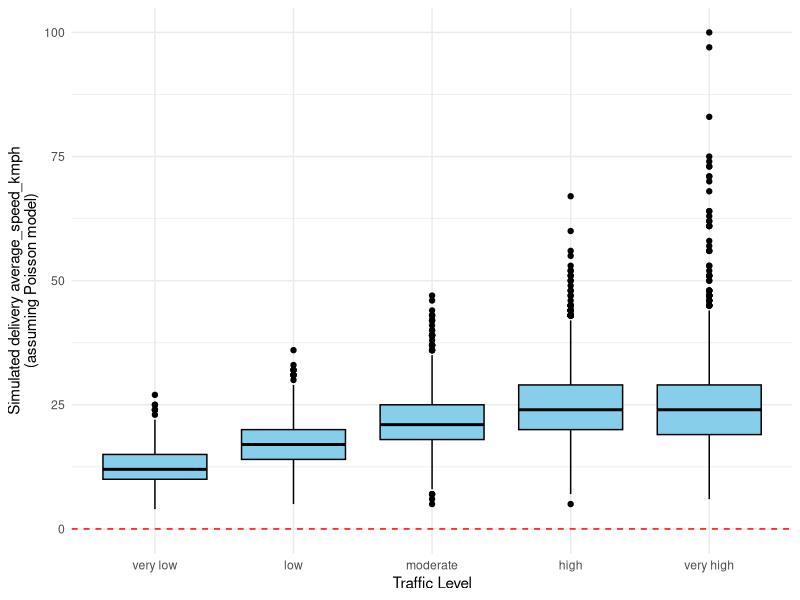
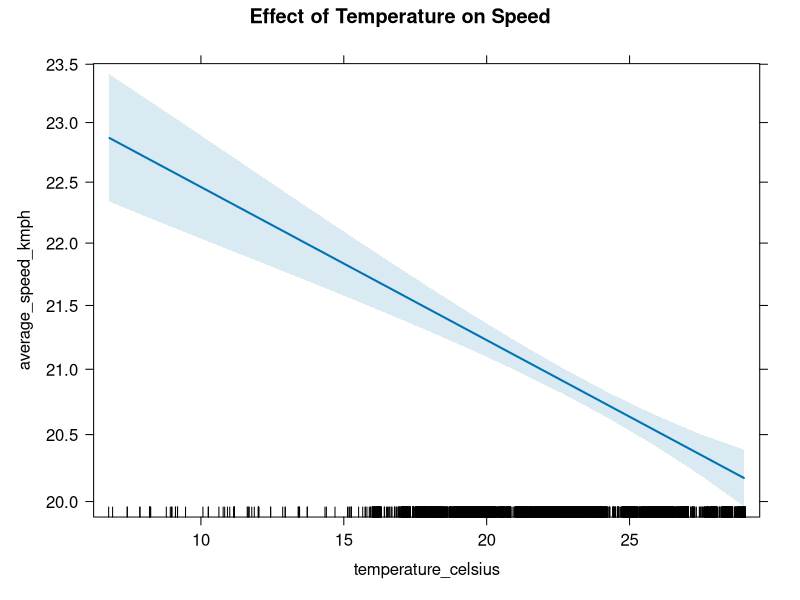
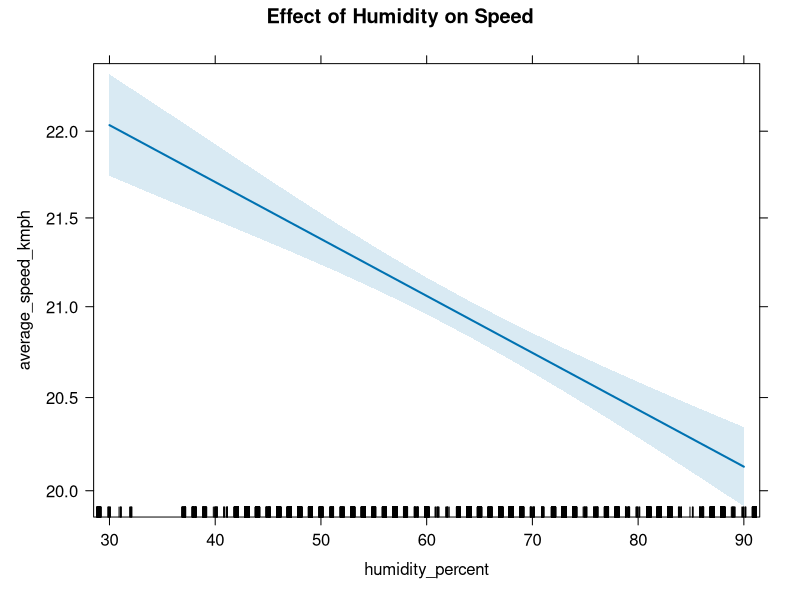
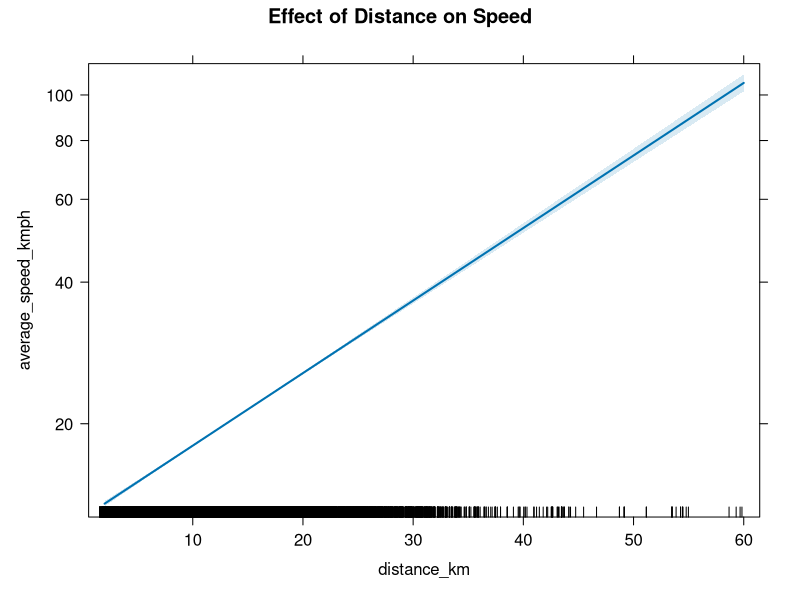
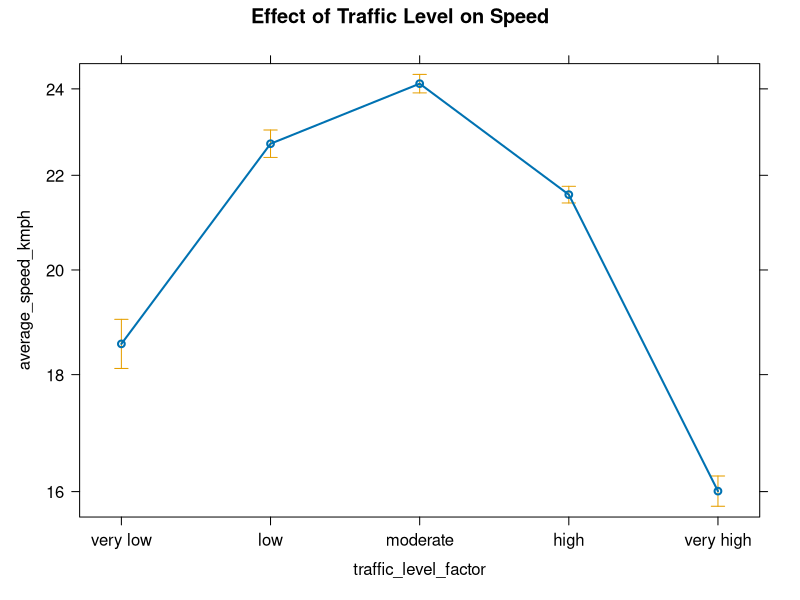
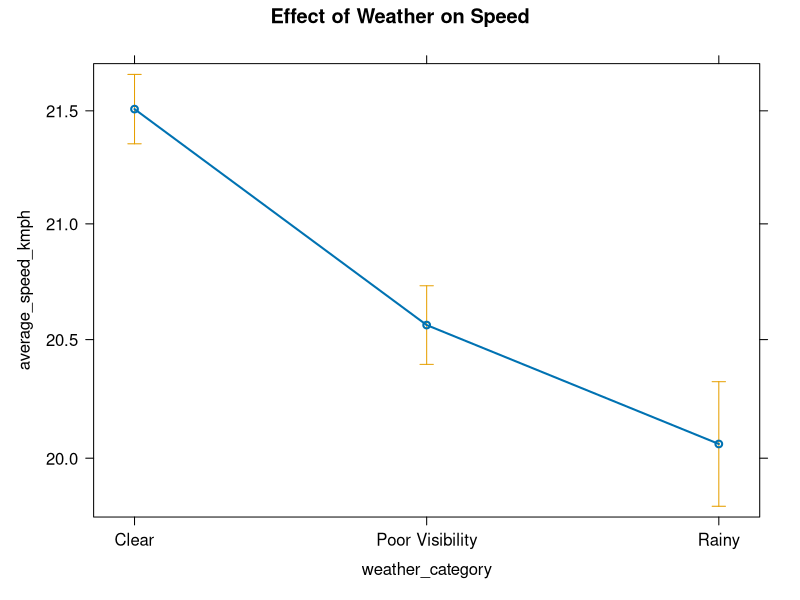
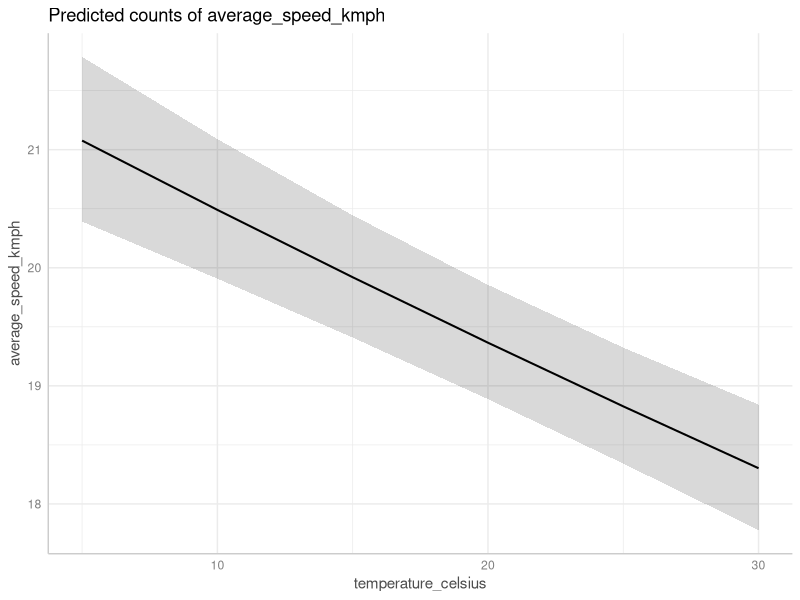
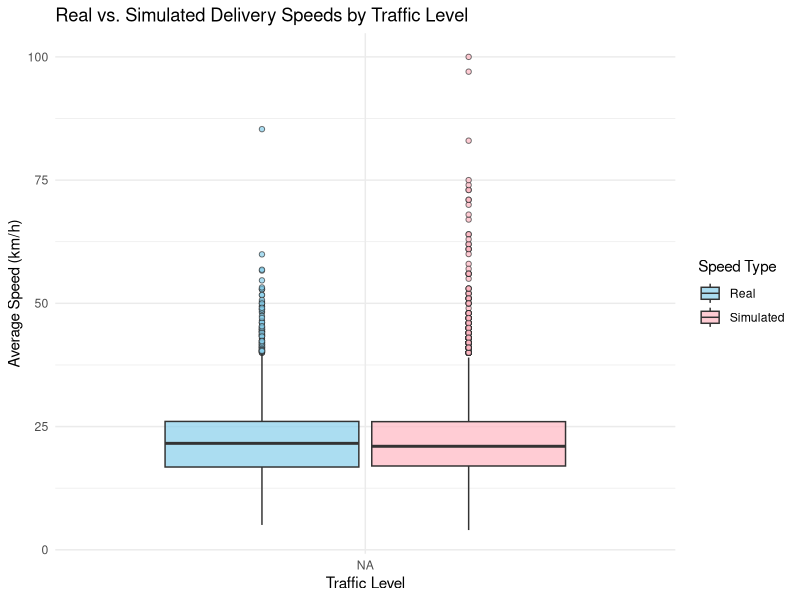

Generate these figures, in order, with R: (Note: this script raises an error after producing the figures.)
getwd()
# Generalised Linear Model Poisson – Regression on average_speed_kmph
library(dplyr)
df_clean <- read.csv("../data/cleaned_data.csv")
dim(df_clean)
head(df_clean)
summary(df_clean)
# checking traffic_level_factor
table(df_clean$traffic_level_factor, useNA = "always")
levels(df_clean$traffic_level_factor)
summary(df_clean$traffic_level_factor)

df_clean <- df_clean %>%
  mutate(
    traffic_level_factor = factor(traffic_level_factor),
    vehicle_type_factor = factor(vehicle_type_factor),
    weather_category = factor(weather_category)
  )

levels(df_clean$traffic_level_factor)
str(df_clean$traffic_level_factor)


# Fix factor ordering in the original dataframe
df_clean$traffic_level_factor <- factor(
  df_clean$traffic_level_factor,
  levels = c("very low", "low", "moderate", "high", "very high"),
  ordered = TRUE
)

sapply(df_clean[, c("traffic_level_factor", "vehicle_type_factor", "weather_category")], levels)

#  Convert to unordered factor
df_clean$traffic_level_factor <- factor(df_clean$traffic_level_factor, ordered = FALSE)
#  Set the reference level
df_clean$traffic_level_factor <- relevel(df_clean$traffic_level_factor, ref = "very low")

# regression with glm poisson model
poisson.model.test <- glm(
  average_speed_kmph ~ courier_age_years + temperature_celsius + humidity_percent +
    precipitation_mm + distance_km + traffic_level_factor + vehicle_type_factor,
  data = df_clean,
  family = poisson(link = "log")
)

# check model summary
summary(poisson.model.test)

# Refine the Poisson regression by removing unnecessary variables.
# regression with glm poisson model
poisson.model <- glm(
  average_speed_kmph ~ temperature_celsius + humidity_percent + distance_km + traffic_level_factor +
    weather_category,
  data = df_clean,
  family = poisson(link="log")
)

# check model summary
summary(poisson.model)

# print the regression formula with coefficients
cat("Log(average_speed_kmph) = ", paste0(
  round(coef(poisson.model)[1], 3), " + ",
  paste0(names(coef(poisson.model))[-1], " * ", round(coef(poisson.model)[-1], 3), collapse = " + ")
))


# simulate some data from this model
library(ggplot2)
set.seed(2)
sim.data.average_speed_kmph.Poisson <- simulate(poisson.model)
names(sim.data.average_speed_kmph.Poisson) <- "sim_average_speed_kmph"
NROW(sim.data.average_speed_kmph.Poisson)
head(sim.data.average_speed_kmph.Poisson)
tail(sim.data.average_speed_kmph.Poisson)
# Combine simulated data with traffic level info
df_plot <- data.frame(
  Traffic_Level = df_clean$traffic_level_factor,
  sim_average_speed_kmph = sim.data.average_speed_kmph.Poisson$sim_average_speed_kmph
)

# set order of traffic levels
df_plot$Traffic_Level <- factor(df_plot$Traffic_Level,
    levels = c("very low", "low", "moderate", "high", "very high")
    )

# Create the boxplot grouped by traffic level
ggplot(df_plot, aes(x = Traffic_Level, y = sim_average_speed_kmph)) +
  geom_boxplot(fill = "skyblue", color = "black") +
  geom_hline(yintercept = 0, linetype = "dashed", color = "red") +
  ylab("Simulated delivery average_speed_kmph\n(assuming Poisson model)") +
  xlab("Traffic Level") +
  theme_minimal()

library(effects)

# Compute effects
eff <- allEffects(poisson.model)

# Fix x-axis factor level order
eff[["traffic_level_factor"]]$x$traffic_level_factor <- factor(
  eff[["traffic_level_factor"]]$x$traffic_level_factor,
  levels = c("very low", "low", "moderate", "high", "very high"),
  ordered = TRUE
)

# Fix internal effect levels as well
eff[["traffic_level_factor"]]$xlevels$traffic_level_factor <- c("very low", "low", "moderate", "high", "very high")

# Now plot
#plot(eff, multiline = TRUE)

# Plot each effect individually
plot(eff[["temperature_celsius"]], main = "Effect of Temperature on Speed")
plot(eff[["humidity_percent"]], main = "Effect of Humidity on Speed")
plot(eff[["distance_km"]], main = "Effect of Distance on Speed")
plot(eff[["traffic_level_factor"]], main = "Effect of Traffic Level on Speed")
plot(eff[["weather_category"]], main = "Effect of Weather on Speed")

library(ggeffects)
plot(ggpredict(poisson.model, terms = "temperature_celsius"))


# Create combined data frame for plotting
df_plot_combined <- bind_rows(
  df_clean %>%
    select(Traffic_Level = traffic_level_factor, speed = average_speed_kmph) %>%
    mutate(Type = "Real"),
  
  data.frame(
    Traffic_Level = df_clean$traffic_level_factor,
    speed = sim.data.average_speed_kmph.Poisson$sim_average_speed_kmph,
    Type = "Simulated"
  )
)

# ensures the plot uses the correct order
df_plot_combined$Traffic_Level <- factor(
  df_plot_combined$Traffic_Level,
  levels = c("Very Low", "Low", "Moderate", "High", "Very High"),
  ordered = TRUE
)

# Plot grouped boxplot
ggplot(df_plot_combined, aes(x = Traffic_Level, y = speed, fill = Type)) +
  geom_boxplot(outlier.shape = 21, alpha = 0.7, position = position_dodge(width = 0.8)) +
  scale_fill_manual(values = c("Real" = "skyblue", "Simulated" = "lightpink")) +
  labs(
    title = "Real vs. Simulated Delivery Speeds by Traffic Level",
    x = "Traffic Level",
    y = "Average Speed (km/h)",
    fill = "Speed Type"
  ) +
  theme_minimal()

# Create combined data frame for plotting by weather category
df_plot_weather <- bind_rows(
  df_clean %>%
    select(Weather = weather_category, speed = average_speed_kmph) %>%
    mutate(Type = "Real"),
  
  data.frame(
    Weather = df_clean$weather_category,
    speed = sim.data.average_speed_kmph.Poisson$sim_average_speed_kmph,
    Type = "Simulated"
  )
)

# Ensure correct factor level order
df_plot_weather$Weather <- factor(df_plot_weather$Weather,
                                  levels = c("Clear", "Poor Visibility", "Rainy"),
                                  ordered = TRUE)

# Plot grouped boxplot for weather category
ggplot(df_plot_weather, aes(x = Weather, y = speed, fill = Type)) +
  geom_boxplot(outlier.shape = 21, alpha = 0.7, position = position_dodge(width = 0.8)) +
  scale_fill_manual(values = c("Real" = "skyblue", "Simulated" = "lightpink")) +
  labs(
    title = "Real vs. Simulated Delivery Speeds by Weather Category",
    x = "Weather Category",
    y = "Average Speed (km/h)",
    fill = "Speed Type"
  ) +
  theme_minimal()

# comparision real speed value vs predicted speed value
# 1. Predict average speed (on response scale)
df_clean$predicted_speed_kmph <- predict(poisson.model, type = "response")

# 2. Create a long-format comparison dataset
df_compare <- df_clean %>%
  select(traffic_level_factor, weather_category, 
         average_speed_kmph, predicted_speed_kmph) %>%
  pivot_longer(cols = c(average_speed_kmph, predicted_speed_kmph),
               names_to = "Type", values_to = "Speed")

# 3. Plot by traffic level
library(ggplot2)

ggplot(df_compare, aes(x = traffic_level_factor, y = Speed, fill = Type)) +
  geom_boxplot(position = position_dodge(0.8), alpha = 0.7) +
  scale_fill_manual(values = c("average_speed_kmph" = "skyblue", 
                               "predicted_speed_kmph" = "lightpink"),
                    labels = c("Observed", "Predicted")) +
  labs(title = "Observed vs. Predicted Speed by Traffic Level",
       x = "Traffic Level", y = "Speed (km/h)", fill = "Speed Type") +
  theme_minimal()

# visualize real speed vs. predicted speed scatter plot
# Add predicted speed to the dataset
df_clean$predicted_speed_kmph <- predict(poisson.model, type = "response")

# Scatter plot: predicted vs. real speed
library(ggplot2)

ggplot(df_clean, aes(x = predicted_speed_kmph, y = average_speed_kmph)) +
  geom_point(alpha = 0.4, color = "steelblue") +
  geom_abline(slope = 1, intercept = 0, color = "red", linetype = "dashed") +
  labs(
    title = "Observed vs. Predicted Delivery Speed",
    x = "Predicted Speed (km/h)",
    y = "Observed Speed (km/h)"
  ) +
  theme_minimal()

# residual analysis
# 1.compute residuals
df_clean$residuals_raw <- residuals(poisson.model, type = "response")   # raw residuals
df_clean$residuals_deviance <- residuals(poisson.model, type = "deviance")  # deviance residuals
df_clean$residuals_pearson <- residuals(poisson.model, type = "pearson")  # for overdispersion check

# 2. Plot: Predicted vs. Residuals
ggplot(df_clean, aes(x = predicted_speed_kmph, y = residuals_deviance)) +
  geom_point(alpha = 0.4, color = "darkorange") +
  geom_hline(yintercept = 0, linetype = "dashed") +
  labs(
    title = "Deviance Residuals vs. Predicted Speed",
    x = "Predicted Speed (km/h)",
    y = "Deviance Residuals"
  ) +
  theme_minimal()

# 3. Histogram of Residuals
ggplot(df_clean, aes(x = residuals_deviance)) +
  geom_histogram(bins = 50, fill = "steelblue", color = "black") +
  labs(
    title = "Histogram of Deviance Residuals",
    x = "Deviance Residuals",
    y = "Count"
  ) +
  theme_minimal()

# 4. Check for Overdispersion
overdispersion <- sum(residuals(poisson.model, type = "pearson")^2) / poisson.model$df.residual
overdispersion  # > 1 suggests overdispersion; if >>1, Poisson may not be appropriate

# 5. re-run poisson model, relevel traffic_level_factor
#  Convert to unordered factor
df_clean$traffic_level_factor <- factor(df_clean$traffic_level_factor, ordered = FALSE)

#  Set the reference level
df_clean$traffic_level_factor <- relevel(df_clean$traffic_level_factor, ref = "Very Low")

poisson.model.treat <- glm(
  average_speed_kmph ~ traffic_level_factor + temperature_celsius + humidity_percent 
  + distance_km + weather_category,
  family = poisson(link = "log"),
  data = df_clean
)
summary(poisson.model.treat)
exp(coef(poisson.model.treat))
